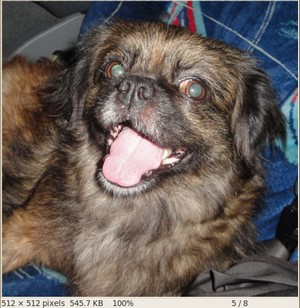
#> input picture Seminário 1/histogramas/t.jpg, 300 x 308 px
$ python threshold.py
#> lines starting #> are read from the running program, lines starting #| are printed output that depends on the picture; after the words box and inside, x2 and y2 are one past the last pixel; in counts of white or black regions, pixels touching at a corner belong together
import numpy as np
import cv2 as cv
from matplotlib import pyplot as plt

src = cv.imread("t.jpg",0)
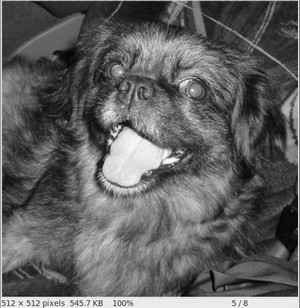
#> src: shape (308, 300); min 0, max 255, mean 96.8

# imagem original
#cv.imshow("antes", src)

ret, thresh1 = cv.threshold(src,200, 255, cv.THRESH_BINARY)
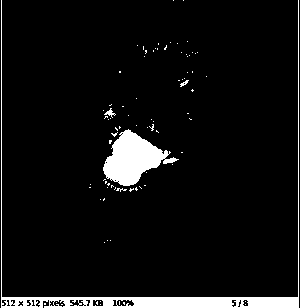
#> thresh1: shape (308, 300); 6.4% white; 84 white regions (79 under 20 px), largest, box (x1, y1, x2, y2) and area: (1, 0, 299, 308) 3413, (103, 129, 179, 186) 2190, (104, 108, 116, 118) 43, (180, 80, 189, 87) 27, (116, 188, 127, 192) 20

# threshold binary.
cv.imshow("depois", thresh1)

cv.waitKey(0)
cv.destroyAllWindows()
